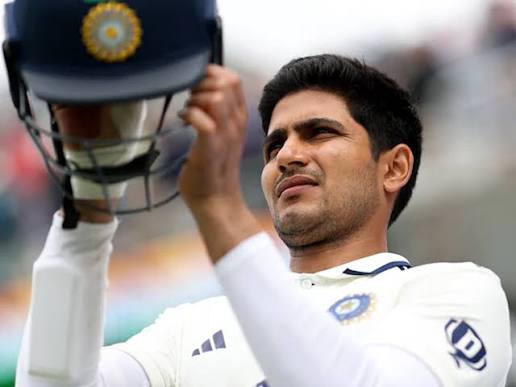
#> input picture IP-PRACTICAL/gill.jpeg, 516 x 387 px
$ python practical5ip.py
#> lines starting #> are read from the running program, lines starting #| are printed output that depends on the picture
# [70 lines of commented-out code are left out]
import cv2
import numpy as np

# Load the image
img = cv2.imread("gill.jpeg")
#> img is the input picture: shape (387, 516, 3); mean B, G, R 145.1, 148.3, 156.5

# Check if image is loaded properly
if img is None:
    print("Error: Image not found or path is incorrect.")
    exit()

# Apply Bilateral Filter
# d = 15, sigmaColor = 100, sigmaSpace = 100
dst = cv2.bilateralFilter(img, 15, 100, 100)

# Display original and filtered image side by side
cv2.imshow("CS24086 Original vs Bilateral Filter", np.hstack((img, dst)))
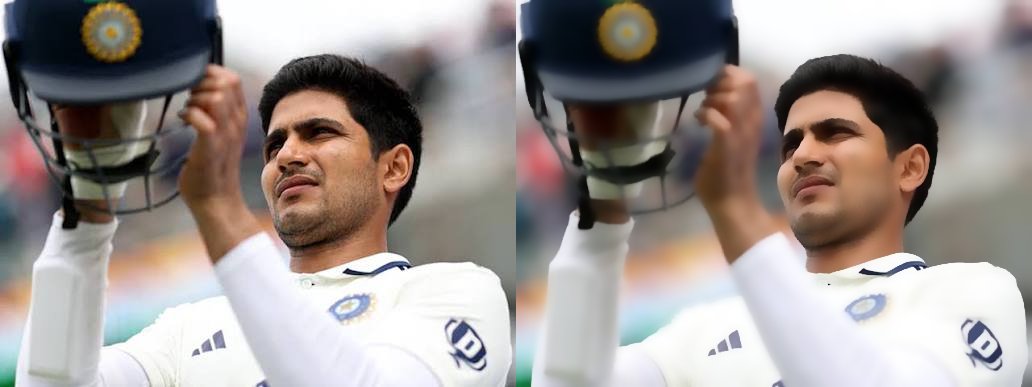
#> window 'CS24086 Original vs Bilateral ': shape (387, 1032, 3); mean B, G, R 145.2, 148.3, 156.5

# Wait for a key press and close the window
cv2.waitKey(0)
cv2.destroyAllWindows()

$ run again, with IP-PRACTICAL/blurred.jpeg copied over IP-PRACTICAL/gill.jpeg
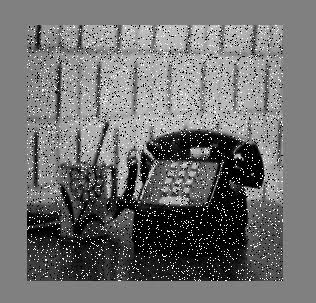
#> input picture IP-PRACTICAL/blurred.jpeg, 316 x 303 px
#> img is the input picture: shape (303, 316, 3); min 0, max 255, mean 112.5
#> `dst = cv2.bilateralFilter(img, 15, 100, 100)`:
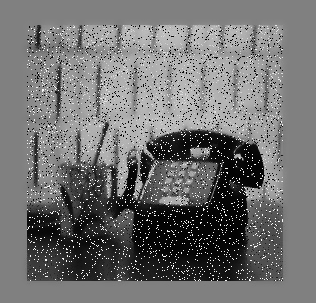
#> dst: shape (303, 316, 3); min 0, max 255, mean 112.3
#> `cv2.imshow("CS24086 Original vs Bilateral Filter", np.hstack((img, dst..`:
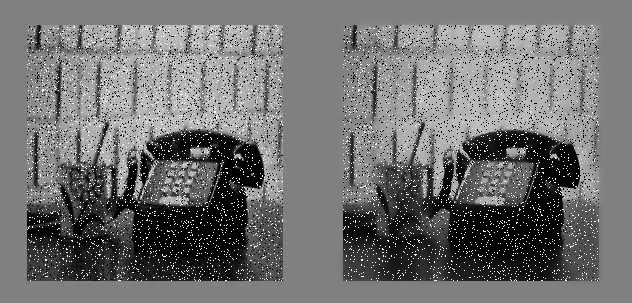
#> window 'CS24086 Original vs Bilateral ': shape (303, 632, 3); min 0, max 255, mean 112.4

$ run again, with IP-PRACTICAL/desk.jpeg copied over IP-PRACTICAL/gill.jpeg
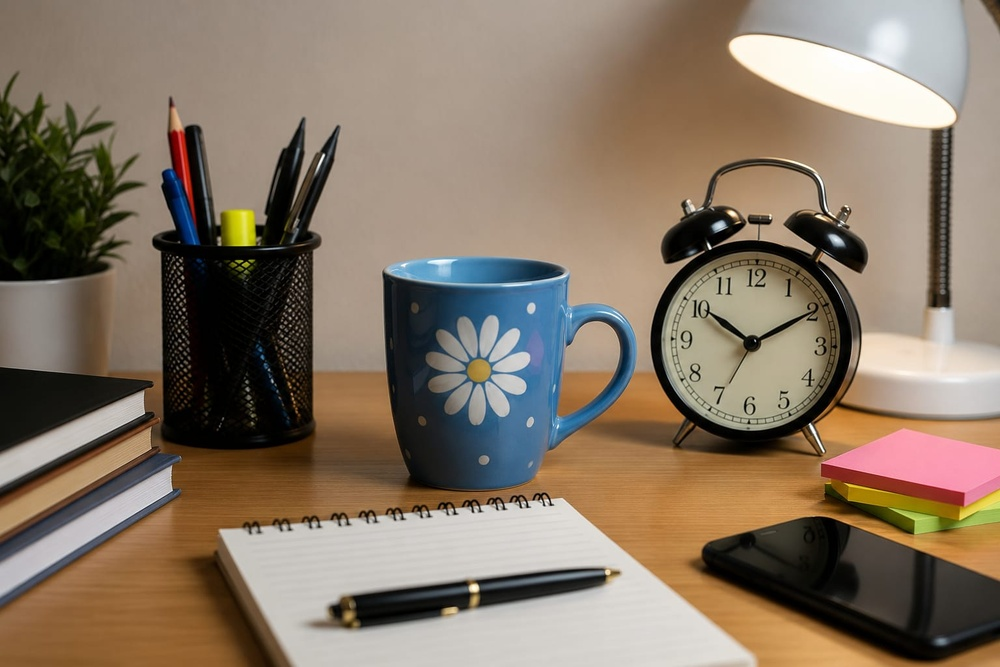
#> input picture IP-PRACTICAL/desk.jpeg, 1000 x 667 px, shrunk from 1536 x 1024 before the run
#> img is the input picture: shape (667, 1000, 3); mean B, G, R 101.7, 118.7, 134.6
#> `cv2.imshow("CS24086 Original vs Bilateral Filter", np.hstack((img, dst..`:
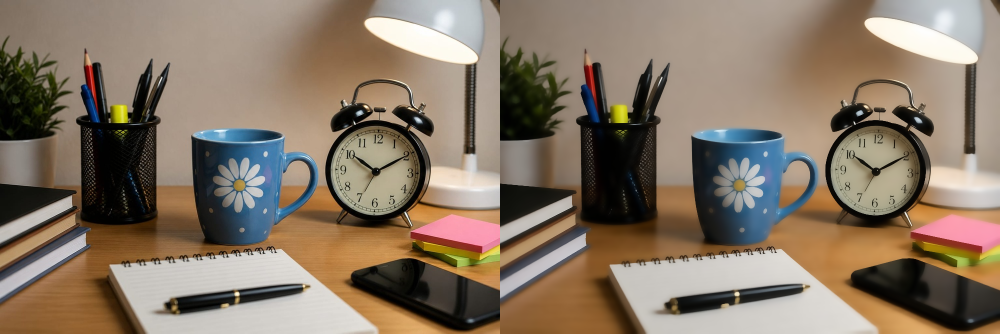
#> window 'CS24086 Original vs Bilateral ': shape (667, 2000, 3) (shown at 1/2 size); mean B, G, R 101.7, 118.7, 134.6
